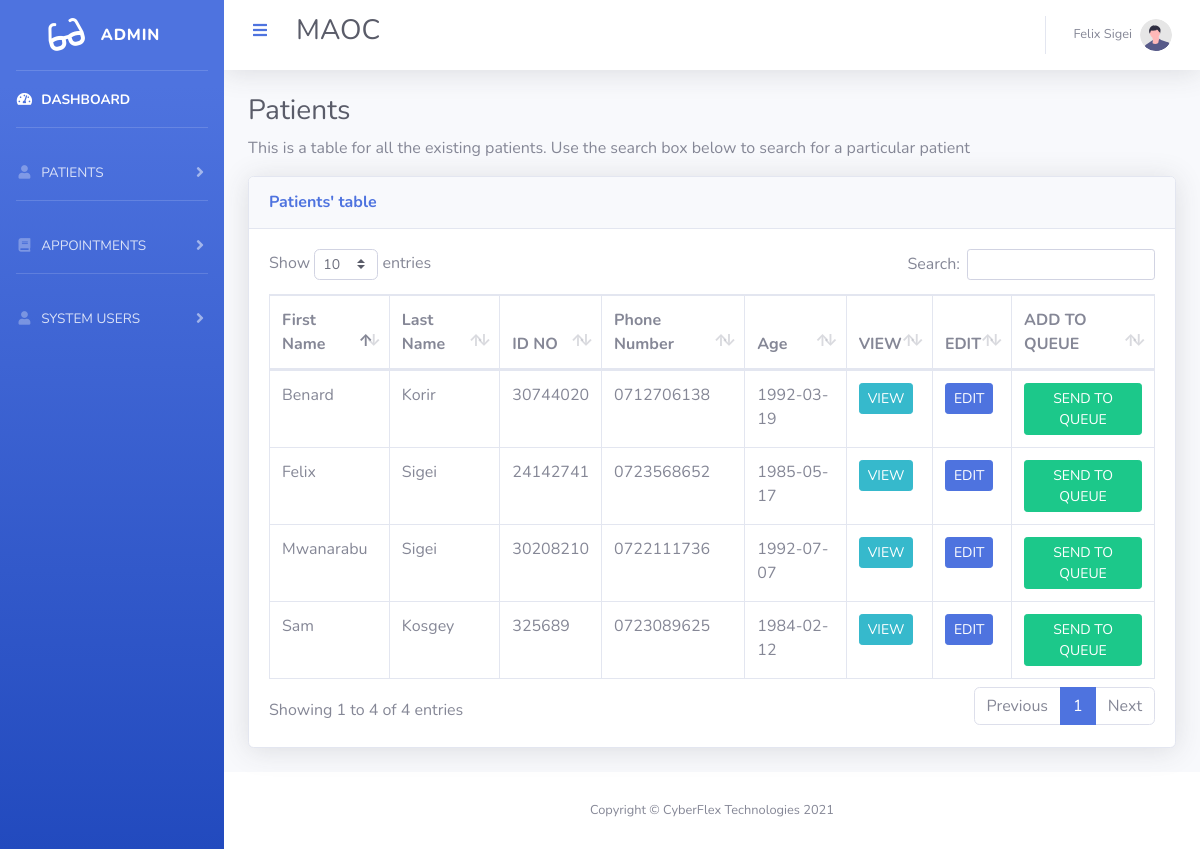
/search_patient.php (signed in), run on the app's committed database.
### tables this page shows
CREATE TABLE `patient` (
  `id` int(11) NOT NULL,
  `patient_id` varchar(256) NOT NULL,
  `patient_fname` varchar(256) NOT NULL,
  `patient_mname` varchar(256) NOT NULL,
  `patient_lname` varchar(256) NOT NULL,
  `patient_nid` varchar(256) NOT NULL,
  `patient_dob` date NOT NULL,
  `patient_mobile` varchar(256) NOT NULL,
  `patient_home_phone` varchar(256) NOT NULL,
  `patient_email` varchar(256) NOT NULL,
  `patient_modeofpayment` varchar(256) NOT NULL,
  `patient_nok_fname` varchar(256) NOT NULL,
  `patient_nok_lname` varchar(256) NOT NULL,
  `patient_nok_mobile` varchar(256) NOT NULL,
  `patient_reg_date` date NOT NULL
);

### search_patient.php (the view, shortened to what this page needs)
<?php
    include "db_conn.php";
    if (isset($_SESSION['username']) && isset($_SESSION['id']))
    { ?>
<!DOCTYPE html>
<html lang="en">
<head>
    <link href="vendor/fontawesome-free/css/all.min.css" rel="stylesheet" type="text/css">
    <link href="css/sb-admin-2.min.css" rel="stylesheet">
    <link href="vendor/datatables/dataTables.bootstrap4.min.css" rel="stylesheet">
</head>
<body id="page-top">
    <div id="wrapper">
        <div id="content-wrapper" class="d-flex flex-column">
            <div id="content">
                <div class="container-fluid">
                    <h1 class="h3 mb-2 text-gray-800">Patients</h1>
                    <p>This is a table for all the existing patients. Use the search box below to search for a particular patient</p>
                    <div class="card shadow mb-4">
                        <div class="card-header py-3">
                            <h6 class="m-0 font-weight-bold text-primary">Patients' table</h6>
                        </div>
                        <div class="card-body">
                            <div class="table-reposnsive">
                                <table class="table table-bordered" id="dataTable" width="100%" cellspacing="0">
                                    <thead>
                                        <tr>
                                            <th>First Name</th>
                                            <th>Last Name</th>
                                            <th>ID NO</th>
                                            <th>Phone Number</th>
                                            <th>Age</th>
                                            <th>VIEW</th>
                                            <th>EDIT</th>
                                            <th>ADD TO QUEUE</th>
                                        </tr>
                                    </thead>
                                    <tbody>
                                        <?php
                                        $sql = "SELECT * FROM patient";
                                        $result = mysqli_query ($conn, $sql);
                                        if (mysqli_num_rows($result)>0)
                                        {
                                            while ($row = mysqli_fetch_assoc($result))
                                            {
                                                ?>
                                                <tr>
                                                    <td><?php echo $row['patient_fname'] ?></td>
                                                    <td><?php echo $row['patient_lname'] ?></td>
                                                    <td><?php echo $row['patient_nid'] ?></td>
                                                    <td><?php echo $row['patient_mobile'] ?></td>
                                                    <td><?php echo $row['patient_dob'] ?></td>
                                                    <td><a href="includes/view_patient_modal.php" data-toggle="modal" data-target="#viewPatientModal">  <button type="submit" class="btn btn-info btn-sm">VIEW</button></a></td>
                                                    <th><button type="submit" class="btn btn-primary btn-sm">EDIT</button></th>
                                                    <th><button type="submit" class="btn btn-success btn-sm">SEND TO QUEUE</button></th>
                                                </tr>
                                                <?php
                                            }
                                         }  else {
                                            echo "No record found";
                                            }
                                        ?>
                                    </tbody>
                                </table>
                            </div>
                        </div>
                    </div>
                </div>
            </div>
        </div>
    </div>
</body>
</html>
<?php } else {
    header("Location:index.php");
}?>

### data on the page
patient: patient_fname "Felix", patient_lname "Sigei", patient_nid "24142741", patient_mobile "0723568652", patient_dob "1985-05-17"
patient: patient_fname "Sam", patient_lname "Kosgey", patient_nid "325689", patient_mobile "0723089625", patient_dob "1984-02-12"
patient: patient_fname "Mwanarabu", patient_lname "Sigei", patient_nid "30208210", patient_mobile "0722111736", patient_dob "1992-07-07"
patient: patient_fname "Benard", patient_lname "Korir", patient_nid "30744020", patient_mobile "0712706138", patient_dob "1992-03-19"
